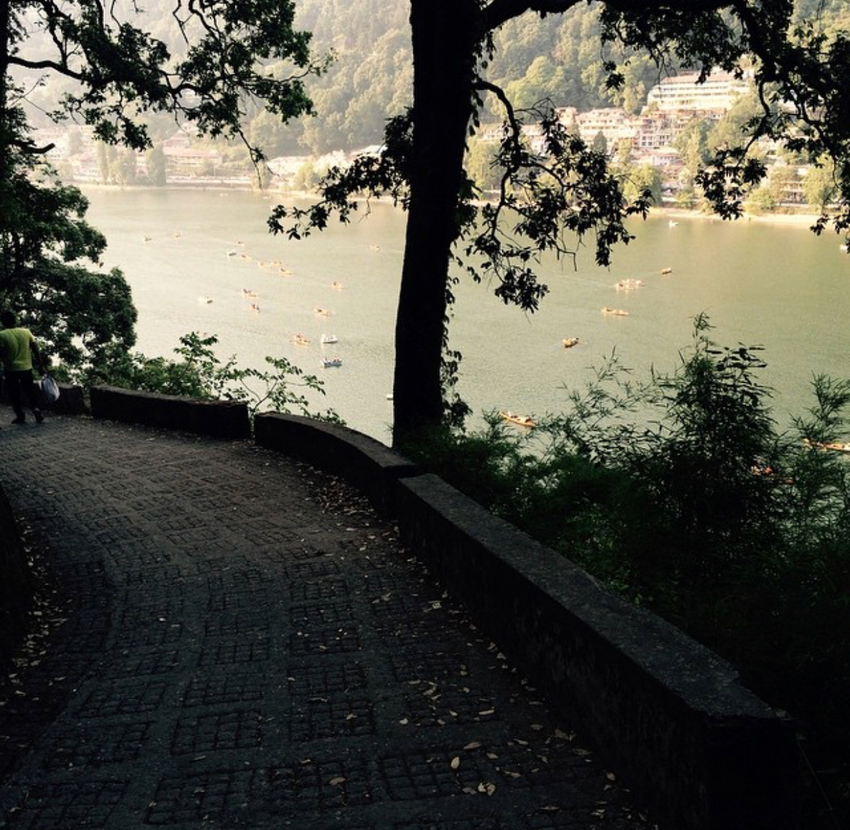
#> input picture image/river.png, 850 x 830 px, shrunk from 1242 x 1214 before the run, found by its file name
$ jupyter execute 11.histogram-equalization.ipynb
#> lines starting #> are read from the running program, lines starting #| are printed output that depends on the picture
# Histograms Equalization in OpenCV
The method is useful in images with backgrounds and foregrounds that are both bright or both dark

[cell 1]
import cv2
import numpy as np
from matplotlib import pyplot as plt

[cell 2]
def hisEqu(path):
    # read a image using imread
#> called with path = 'image\\river.png'
    img = cv2.imread(path, 0)
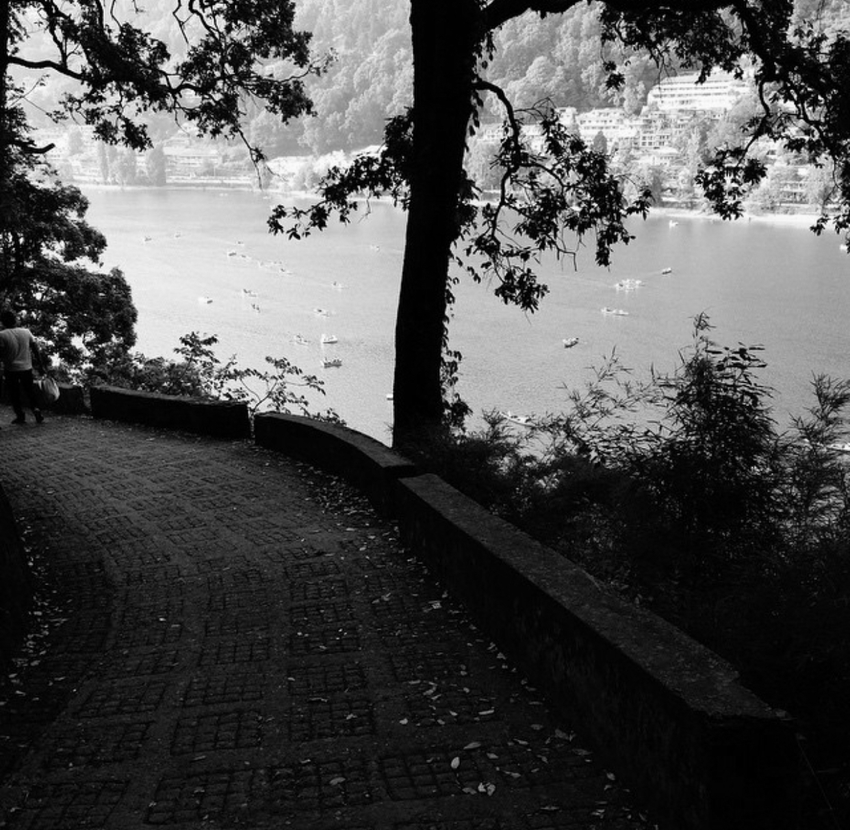
#> img: shape (830, 850); min 0, max 255, mean 78.7

    # creating a Histograms Equalization
    # of a image using cv2.equalizeHist()
    equ = cv2.equalizeHist(img)
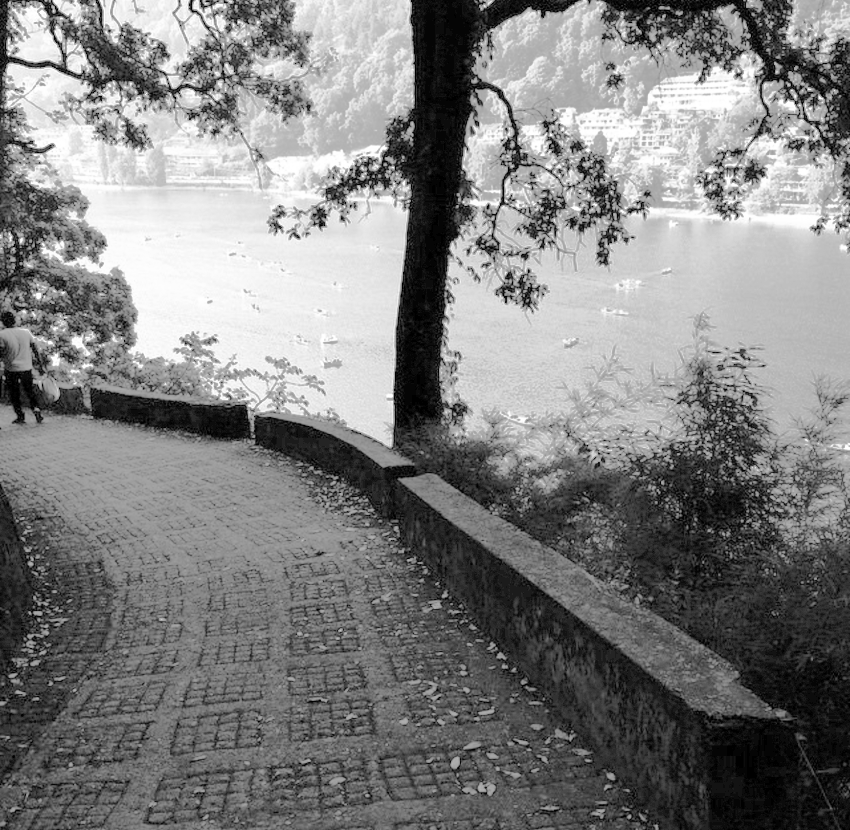
#> equ: shape (830, 850); min 0, max 255, mean 128.1

    # stacking images side-by-side
    res = np.hstack((img, equ))
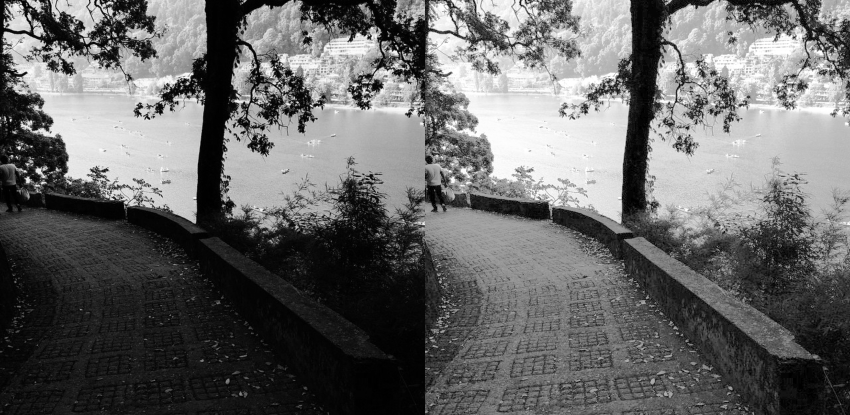
#> res: shape (830, 1700) (shown at 1/2 size); min 0, max 255, mean 103.4

    # show image input vs output
    cv2.imshow('image', res)
    cv2.waitKey(0)
    cv2.destroyAllWindows()
    plt.title("Image")
    plt.imshow(res)

$ run again, with image/F.png copied over image/river.png
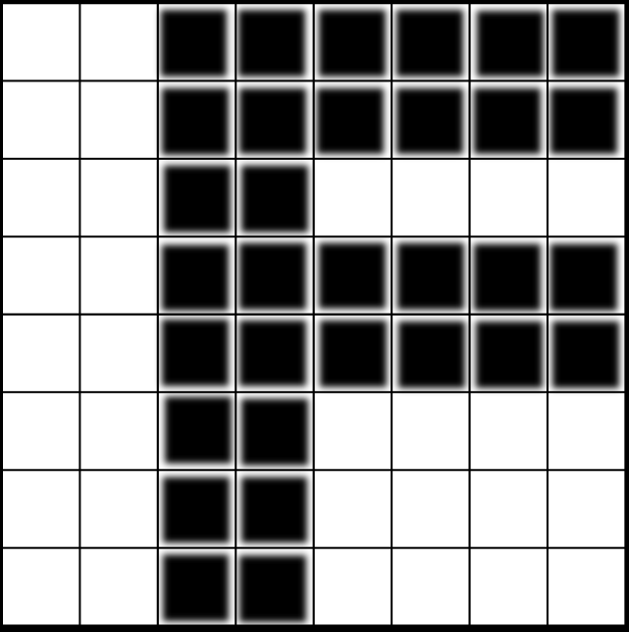
#> input picture image/F.png, 629 x 632 px, found by its file name
#> in hisEqu, img is the input picture: shape (632, 629); min 0, max 255, mean 146.5
#> in hisEqu, `equ = cv2.equalizeHist(img)`:
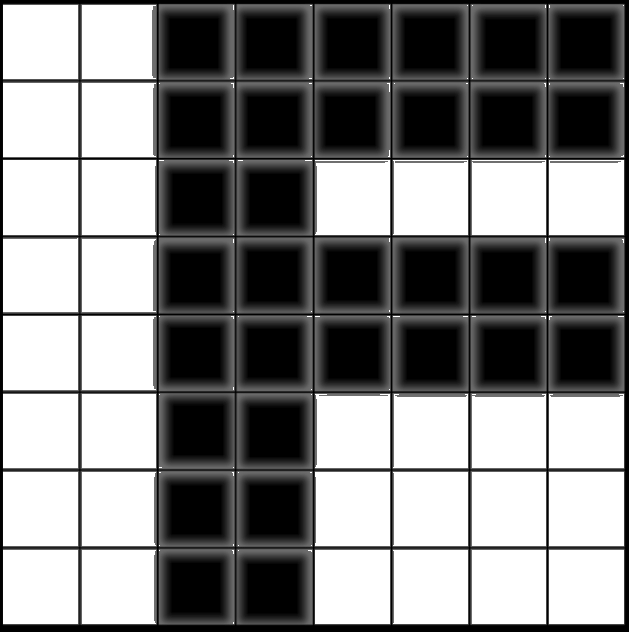
#> equ: shape (632, 629); min 0, max 255, mean 131
#> in hisEqu, `res = np.hstack((img, equ))`:
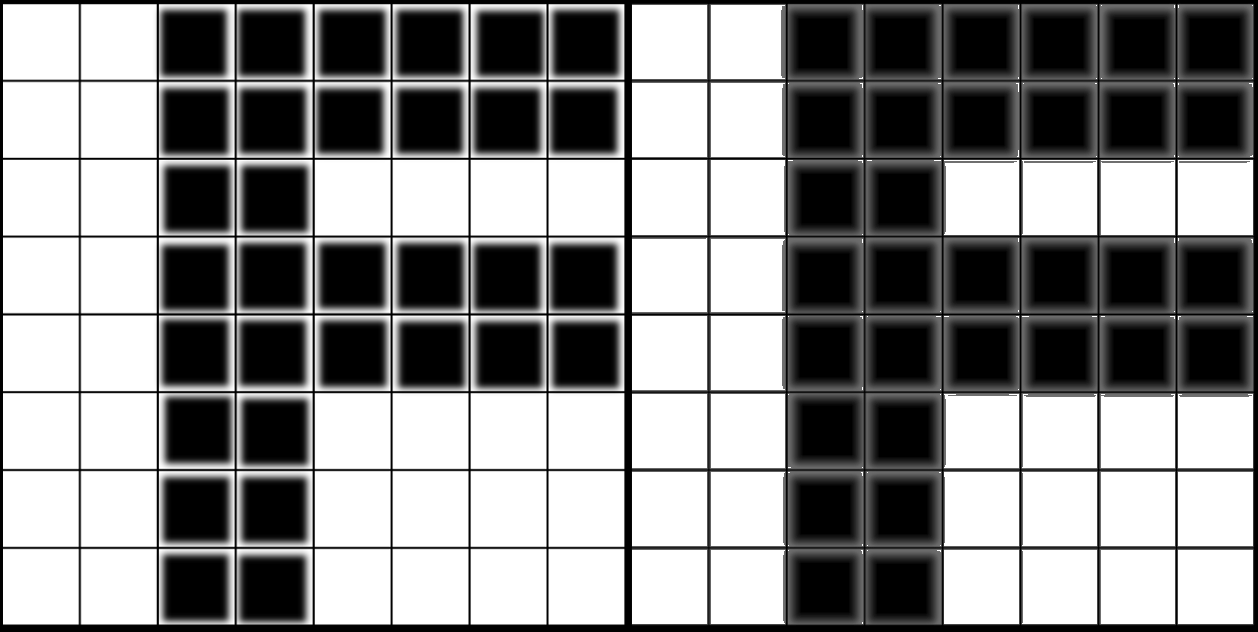
#> res: shape (632, 1258); min 0, max 255, mean 138.7
